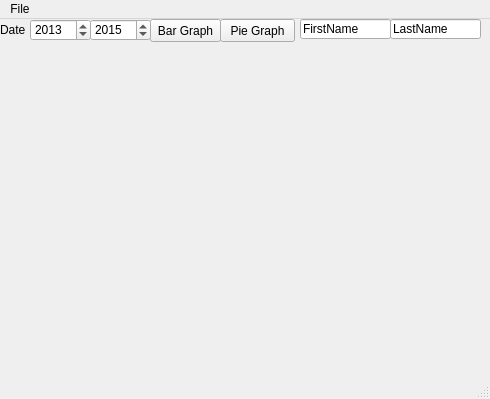
<?xml version="1.0" encoding="UTF-8"?>
<ui version="4.0">
 <class>MainWindow</class>
 <widget class="QMainWindow" name="MainWindow">
  <property name="geometry">
   <rect>
    <x>0</x>
    <y>0</y>
    <width>490</width>
    <height>399</height>
   </rect>
  </property>
  <property name="windowTitle">
   <string>MainWindow</string>
  </property>
  <property name="autoFillBackground">
   <bool>false</bool>
  </property>
  <widget class="QWidget" name="centralWidget">
   <widget class="QPushButton" name="pushButton">
    <property name="enabled">
     <bool>true</bool>
    </property>
    <property name="geometry">
     <rect>
      <x>150</x>
      <y>0</y>
      <width>71</width>
      <height>23</height>
     </rect>
    </property>
    <property name="sizePolicy">
     <sizepolicy hsizetype="Expanding" vsizetype="Expanding">
      <horstretch>0</horstretch>
      <verstretch>0</verstretch>
     </sizepolicy>
    </property>
    <property name="maximumSize">
     <size>
      <width>75</width>
      <height>23</height>
     </size>
    </property>
    <property name="mouseTracking">
     <bool>false</bool>
    </property>
    <property name="autoFillBackground">
     <bool>false</bool>
    </property>
    <property name="text">
     <string>Bar Graph</string>
    </property>
   </widget>
   <widget class="QLabel" name="label">
    <property name="geometry">
     <rect>
      <x>0</x>
      <y>0</y>
      <width>51</width>
      <height>21</height>
     </rect>
    </property>
    <property name="text">
     <string>Date</string>
    </property>
   </widget>
   <widget class="QSpinBox" name="spinBox">
    <property name="geometry">
     <rect>
      <x>30</x>
      <y>0</y>
      <width>61</width>
      <height>22</height>
     </rect>
    </property>
    <property name="minimum">
     <number>1950</number>
    </property>
    <property name="maximum">
     <number>2050</number>
    </property>
    <property name="value">
     <number>2013</number>
    </property>
   </widget>
   <widget class="QSpinBox" name="spinBox_2">
    <property name="geometry">
     <rect>
      <x>90</x>
      <y>0</y>
      <width>61</width>
      <height>22</height>
     </rect>
    </property>
    <property name="minimum">
     <number>1950</number>
    </property>
    <property name="maximum">
     <number>2050</number>
    </property>
    <property name="value">
     <number>2015</number>
    </property>
   </widget>
   <widget class="QPushButton" name="pushButton_2">
    <property name="enabled">
     <bool>true</bool>
    </property>
    <property name="geometry">
     <rect>
      <x>220</x>
      <y>0</y>
      <width>75</width>
      <height>23</height>
     </rect>
    </property>
    <property name="text">
     <string>Pie Graph</string>
    </property>
   </widget>
   <widget class="QLineEdit" name="lineEdit">
    <property name="geometry">
     <rect>
      <x>300</x>
      <y>0</y>
      <width>91</width>
      <height>20</height>
     </rect>
    </property>
    <property name="text">
     <string>FirstName</string>
    </property>
   </widget>
   <widget class="QLineEdit" name="lineEdit_2">
    <property name="geometry">
     <rect>
      <x>390</x>
      <y>0</y>
      <width>91</width>
      <height>20</height>
     </rect>
    </property>
    <property name="text">
     <string>LastName</string>
    </property>
   </widget>
  </widget>
  <widget class="QMenuBar" name="menuBar">
   <property name="geometry">
    <rect>
     <x>0</x>
     <y>0</y>
     <width>490</width>
     <height>26</height>
    </rect>
   </property>
   <widget class="QMenu" name="menuFile">
    <property name="title">
     <string>File</string>
    </property>
    <addaction name="actionOpen_File"/>
   </widget>
   <addaction name="menuFile"/>
  </widget>
  <widget class="QStatusBar" name="statusBar"/>
  <action name="actionExit">
   <property name="text">
    <string>Exit</string>
   </property>
  </action>
  <action name="actionOpen_File">
   <property name="text">
    <string>Open File</string>
   </property>
  </action>
 </widget>
 <layoutdefault spacing="6" margin="11"/>
 <resources/>
 <connections/>
</ui>
